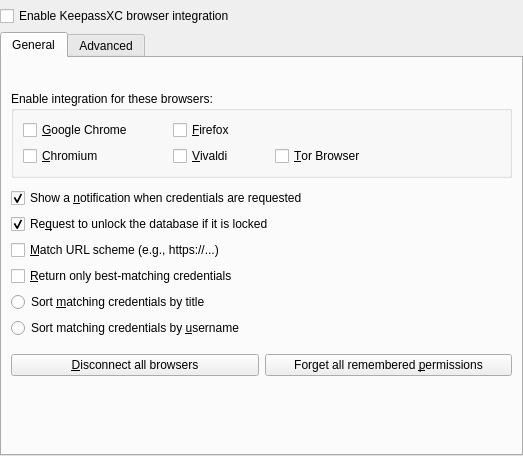
<?xml version="1.0" encoding="UTF-8"?>
<ui version="4.0">
 <class>BrowserOptionDialog</class>
 <widget class="QWidget" name="BrowserOptionDialog">
  <property name="geometry">
   <rect>
    <x>0</x>
    <y>0</y>
    <width>523</width>
    <height>456</height>
   </rect>
  </property>
  <property name="windowTitle">
   <string>Dialog</string>
  </property>
  <layout class="QVBoxLayout" name="verticalLayout">
   <property name="leftMargin">
    <number>0</number>
   </property>
   <property name="topMargin">
    <number>0</number>
   </property>
   <property name="rightMargin">
    <number>0</number>
   </property>
   <property name="bottomMargin">
    <number>0</number>
   </property>
   <item>
    <widget class="MessageWidget" name="browserGlobalWarningWidget" native="true"/>
   </item>
   <item>
    <widget class="QCheckBox" name="enableBrowserSupport">
     <property name="toolTip">
      <string>This is required for accessing your databases with KeePassXC-Browser</string>
     </property>
     <property name="text">
      <string>Enable KeepassXC browser integration</string>
     </property>
    </widget>
   </item>
   <item>
    <widget class="QTabWidget" name="tabWidget">
     <property name="currentIndex">
      <number>0</number>
     </property>
     <widget class="QWidget" name="tab">
      <attribute name="title">
       <string>General</string>
      </attribute>
      <layout class="QVBoxLayout" name="verticalLayout_2">
       <item>
        <widget class="QLabel" name="extensionLabel">
        </widget>
       </item>
       <item>
        <spacer name="verticalSpacer_1">
         <property name="orientation">
          <enum>Qt::Vertical</enum>
         </property>
         <property name="sizeType">
          <enum>QSizePolicy::Fixed</enum>
         </property>
         <property name="sizeHint" stdset="0">
          <size>
           <width>20</width>
           <height>4</height>
          </size>
         </property>
        </spacer>
       </item>
       <item>
        <widget class="QGroupBox" name="browsersGroupBox">
         <property name="title">
          <string>Enable integration for these browsers:</string>
         </property>
         <layout class="QGridLayout" name="gridLayout">
          <property name="horizontalSpacing">
           <number>40</number>
          </property>
          <item row="0" column="0">
           <widget class="QCheckBox" name="chromeSupport">
            <property name="text">
             <string>&amp;Google Chrome</string>
            </property>
            <property name="checked">
             <bool>false</bool>
            </property>
           </widget>
          </item>
          <item row="0" column="1">
           <widget class="QCheckBox" name="firefoxSupport">
            <property name="text">
             <string>&amp;Firefox</string>
            </property>
            <property name="checked">
             <bool>false</bool>
            </property>
           </widget>
          </item>
          <item row="0" column="2">
           <spacer name="horizontalSpacer">
            <property name="orientation">
             <enum>Qt::Horizontal</enum>
            </property>
            <property name="sizeHint" stdset="0">
             <size>
              <width>179</width>
              <height>20</height>
             </size>
            </property>
           </spacer>
          </item>
          <item row="1" column="0">
           <widget class="QCheckBox" name="chromiumSupport">
            <property name="text">
             <string>&amp;Chromium</string>
            </property>
            <property name="checked">
             <bool>false</bool>
            </property>
           </widget>
          </item>
          <item row="1" column="1">
           <widget class="QCheckBox" name="vivaldiSupport">
            <property name="text">
             <string>&amp;Vivaldi</string>
            </property>
            <property name="checked">
             <bool>false</bool>
            </property>
           </widget>
          </item>
          <item row="1" column="2">
           <widget class="QCheckBox" name="torBrowserSupport">
            <property name="text">
              <string>&amp;Tor Browser</string>
             </property>
             <property name="checked">
              <bool>false</bool>
             </property>
           </widget>
          </item>
         </layout>
        </widget>
       </item>
       <item>
        <spacer name="verticalSpacer_3">
         <property name="orientation">
          <enum>Qt::Vertical</enum>
         </property>
         <property name="sizeType">
          <enum>QSizePolicy::Fixed</enum>
         </property>
         <property name="sizeHint" stdset="0">
          <size>
           <width>20</width>
           <height>4</height>
          </size>
         </property>
        </spacer>
       </item>
       <item>
        <widget class="QCheckBox" name="showNotification">
         <property name="text">
          <string extracomment="Credentials mean login data requested via browser extension">Show a &amp;notification when credentials are requested</string>
         </property>
         <property name="checked">
          <bool>true</bool>
         </property>
        </widget>
       </item>
       <item>
        <widget class="QCheckBox" name="unlockDatabase">
         <property name="text">
          <string>Re&amp;quest to unlock the database if it is locked</string>
         </property>
         <property name="checked">
          <bool>true</bool>
         </property>
        </widget>
       </item>
       <item>
        <widget class="QCheckBox" name="matchUrlScheme">
         <property name="toolTip">
          <string>Only entries with the same scheme (http://, https://, ...) are returned.</string>
         </property>
         <property name="text">
          <string>&amp;Match URL scheme (e.g., https://...)</string>
         </property>
        </widget>
       </item>
       <item>
        <widget class="QCheckBox" name="bestMatchOnly">
         <property name="toolTip">
          <string>Only returns the best matches for a specific URL instead of all entries for the whole domain.</string>
         </property>
         <property name="text">
          <string>&amp;Return only best-matching credentials</string>
         </property>
        </widget>
       </item>
       <item>
        <widget class="QRadioButton" name="sortByTitle">
         <property name="text">
          <string extracomment="Credentials mean login data requested via browser extension">Sort &amp;matching credentials by title</string>
         </property>
        </widget>
       </item>
       <item>
        <widget class="QRadioButton" name="sortByUsername">
         <property name="text">
          <string extracomment="Credentials mean login data requested via browser extension">Sort matching credentials by &amp;username</string>
         </property>
        </widget>
       </item>
       <item>
        <spacer name="verticalSpacer">
         <property name="orientation">
          <enum>Qt::Vertical</enum>
         </property>
         <property name="sizeType">
          <enum>QSizePolicy::Fixed</enum>
         </property>
         <property name="sizeHint" stdset="0">
          <size>
           <width>20</width>
           <height>10</height>
          </size>
         </property>
        </spacer>
       </item>
       <item>
        <layout class="QHBoxLayout" name="horizontalLayout_3">
         <item>
          <widget class="QPushButton" name="removeSharedEncryptionKeys">
           <property name="sizePolicy">
            <sizepolicy hsizetype="Preferred" vsizetype="Fixed">
             <horstretch>0</horstretch>
             <verstretch>0</verstretch>
            </sizepolicy>
           </property>
           <property name="text">
            <string>&amp;Disconnect all browsers</string>
           </property>
          </widget>
         </item>
         <item>
          <widget class="QPushButton" name="removeStoredPermissions">
           <property name="sizePolicy">
            <sizepolicy hsizetype="Preferred" vsizetype="Fixed">
             <horstretch>0</horstretch>
             <verstretch>0</verstretch>
            </sizepolicy>
           </property>
           <property name="text">
            <string>Forget all remembered &amp;permissions</string>
           </property>
          </widget>
         </item>
        </layout>
       </item>
       <item>
        <spacer name="verticalSpacer_2">
         <property name="orientation">
          <enum>Qt::Vertical</enum>
         </property>
         <property name="sizeHint" stdset="0">
          <size>
           <width>20</width>
           <height>40</height>
          </size>
         </property>
        </spacer>
       </item>
      </layout>
     </widget>
     <widget class="QWidget" name="tab_2">
      <attribute name="title">
       <string>Advanced</string>
      </attribute>
      <layout class="QVBoxLayout" name="verticalLayout_6">
       <item>
        <widget class="MessageWidget" name="warningWidget" native="true">
         <property name="sizePolicy">
          <sizepolicy hsizetype="Preferred" vsizetype="Preferred">
           <horstretch>0</horstretch>
           <verstretch>0</verstretch>
          </sizepolicy>
         </property>
        </widget>
       </item>
       <item>
        <widget class="QCheckBox" name="alwaysAllowAccess">
         <property name="text">
          <string extracomment="Credentials mean login data requested via browser extension">Never &amp;ask before accessing credentials</string>
         </property>
        </widget>
       </item>
       <item>
        <widget class="QCheckBox" name="alwaysAllowUpdate">
         <property name="text">
          <string extracomment="Credentials mean login data requested via browser extension">Never ask before &amp;updating credentials</string>
         </property>
        </widget>
       </item>
       <item>
        <widget class="QCheckBox" name="searchInAllDatabases">
         <property name="toolTip">
          <string>Only the selected database has to be connected with a client.</string>
         </property>
         <property name="text">
          <string extracomment="Credentials mean login data requested via browser extension">Searc&amp;h in all opened databases for matching credentials</string>
         </property>
        </widget>
       </item>
       <item>
        <widget class="QCheckBox" name="supportKphFields">
         <property name="toolTip">
          <string>Automatically creating or updating string fields is not supported.</string>
         </property>
         <property name="text">
          <string>&amp;Return advanced string fields which start with &quot;KPH: &quot;</string>
         </property>
        </widget>
       </item>
       <item>
        <widget class="QCheckBox" name="updateBinaryPath">
         <property name="toolTip">
          <string>Updates KeePassXC or keepassxc-proxy binary path automatically to native messaging scripts on startup.</string>
         </property>
         <property name="text">
          <string>Update &amp;native messaging manifest files at startup</string>
         </property>
        </widget>
       </item>
       <item>
        <widget class="QCheckBox" name="supportBrowserProxy">
         <property name="toolTip">
          <string>Support a proxy application between KeePassXC and browser extension.</string>
         </property>
         <property name="text">
          <string>Use a &amp;proxy application between KeePassXC and browser extension</string>
         </property>
        </widget>
       </item>
       <item>
        <widget class="QCheckBox" name="useCustomProxy">
         <property name="toolTip">
          <string>Use a custom proxy location if you installed a proxy manually.</string>
         </property>
         <property name="text">
          <string comment="Meant is the proxy for KeePassXC-Browser">Use a &amp;custom proxy location</string>
         </property>
        </widget>
       </item>
       <item>
        <layout class="QHBoxLayout" name="horizontalLayout">
         <item>
          <widget class="QLineEdit" name="customProxyLocation">
           <property name="maxLength">
            <number>999</number>
           </property>
           <property name="alignment">
            <set>Qt::AlignLeading|Qt::AlignLeft|Qt::AlignVCenter</set>
           </property>
          </widget>
         </item>
         <item>
          <widget class="QPushButton" name="customProxyLocationBrowseButton">
           <property name="text">
            <string extracomment="Button for opening file dialog">Browse...</string>
           </property>
          </widget>
         </item>
        </layout>
       </item>
       <item>
        <spacer name="verticalSpacer_4">
         <property name="orientation">
          <enum>Qt::Vertical</enum>
         </property>
         <property name="sizeHint" stdset="0">
          <size>
           <width>20</width>
           <height>40</height>
          </size>
         </property>
        </spacer>
       </item>
      </layout>
     </widget>
    </widget>
   </item>
  </layout>
 </widget>
 <customwidgets>
  <customwidget>
   <class>MessageWidget</class>
   <extends>QWidget</extends>
   <header>gui/MessageWidget.h</header>
   <container>1</container>
  </customwidget>
 </customwidgets>
 <resources/>
 <connections/>
</ui>
